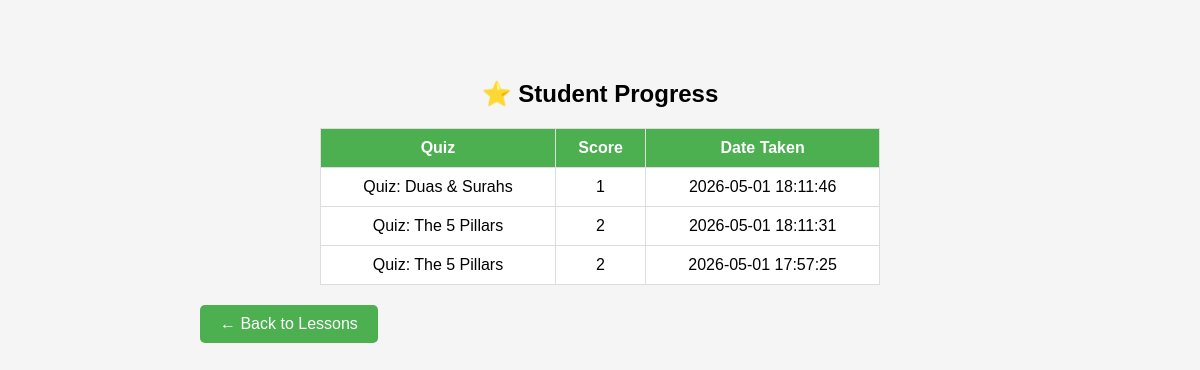
Screenshot of /progress (signed in) with the database file from the repository.
### tables this page shows
CREATE TABLE Quiz_Results (
    result_ID INTEGER PRIMARY KEY AUTOINCREMENT,
    user_ID INTEGER,
    quiz_ID INTEGER,
    score INTEGER,
    completion_date DATETIME DEFAULT CURRENT_TIMESTAMP,
    FOREIGN KEY (user_ID) REFERENCES Users(user_ID),
    FOREIGN KEY (quiz_ID) REFERENCES Quiz (quiz_ID)
);

CREATE TABLE Quiz (
    quiz_ID INTEGER PRIMARY KEY AUTOINCREMENT,
    lesson_ID INTEGER,
    title VARCHAR(250) NOT NULL,
    FOREIGN KEY (lesson_ID) REFERENCES Lessons(lesson_ID) ON DELETE CASCADE
);

### app.py (the view)
@app.route('/progress')
def progress():
    if not session.get('user_ID'):
        return redirect(url_for('login'))
    conn = get_db()
    cursor = conn.cursor()
    cursor.execute("""
                    SELECT Quiz.title, Quiz_Results.score, Quiz_Results.completion_date
                    FROM Quiz_Results
                    JOIN Quiz ON Quiz_Results.quiz_ID = Quiz.quiz_ID
                    WHERE Quiz_Results.user_ID = ?
                    ORDER BY Quiz_Results.completion_date DESC """, (session.get('user_ID'),))
    data = cursor.fetchall()
    conn.close()
    return render_template('student_progress.html', results=data)

### app.py (called while the page is built)
def get_db():
    conn = sqlite3.connect(DB_NAME)
    conn.execute("PRAGMA foreign_keys = ON")  #this enforces FK constraints
    return conn

### templates/student_progress.html (shortened to what this page needs)
<!DOCTYPE html>
<html>
<head>
</head>
<body>
<h2 style="text-align:center;">⭐ Student Progress</h2>
<table>
    <tr>
        <th>Quiz</th>
        <th>Score</th>
        <th>Date Taken</th>
    </tr>
    {% for row in results %}
    <tr>
        <td>{{ row[0] }}</td>
        <td>{{ row[1] }}</td>
        <td>{{ row[2] }}</td>
    </tr>
    {% endfor %}
</table>
<a href="/lessons">← Back to Lessons</a>
</body>
</html>

### templates/student_progress.html (style rules this page uses)
body { font-family: Arial; background: #f4f6f8; padding: 20px; }
table { width: 70%; margin: auto; border-collapse: collapse; background: white; }
th, td { padding: 10px; border: 1px solid #ddd; text-align: center; }
th { background: #4caf50; color: white; }
body { font-family: Arial, sans-serif; max-width: 800px; margin: 40px auto; background-color: #f5f5f5; padding: 20px; }
a { display: inline-block; margin-top: 20px; padding: 10px 20px; background-color: #4CAF50; color: white; text-decoration: none; border-radius: 5px; }

### rows the page displays
Quiz_Results: title "Quiz: Duas & Surahs", score "1", completion_date "2026-05-01 18:11:46"
Quiz_Results: title "Quiz: The 5 Pillars", score "2", completion_date "2026-05-01 18:11:31"
Quiz_Results: title "Quiz: The 5 Pillars", score "2", completion_date "2026-05-01 17:57:25"
